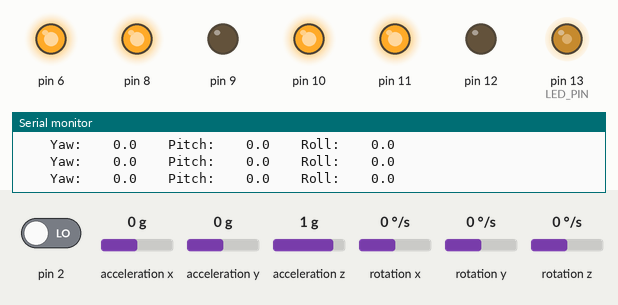
This sketch was run on a simulated Arduino Uno, built with avr-gcc and run on an emulated ATmega328P. Parts: output pins drawn as LEDs (lit = HIGH), the last lines printed to the serial monitor. The inputs (shaded band) are chosen by the test bench; at power-on: acceleration x 0 g, acceleration y 0 g, pin 2 LOW, rotation z 0 °/s, acceleration z 1 g, rotation x 0 °/s, rotation y 0 °/s. The sensor or clock chip raises its interrupt line as the real part does.

Above: at 2.7 s.
2.8 s: acceleration x set to 0.8 g
At 3.4 s:
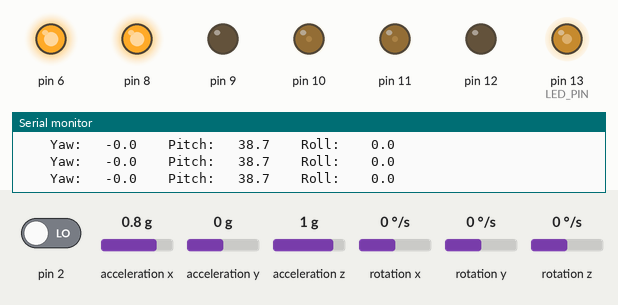
4.3 s: acceleration y set to -0.8 g
7.3 s: acceleration x set to -1.4 g
At 8.7 s:
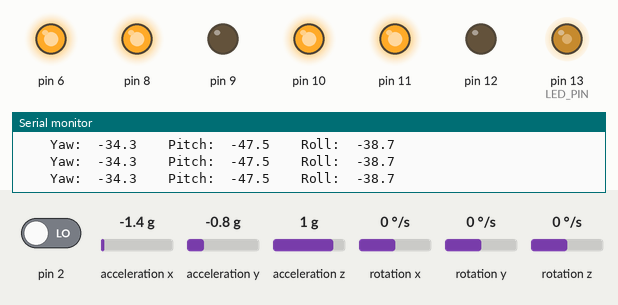
9.0 s: pin 2 driven HIGH
12.0 s: rotation z set to 192 °/s
15.0 s: acceleration z set to -0.8 g
Timing chart, 0 to 19.0 s (numbered marks = the images above; inputs shaded):
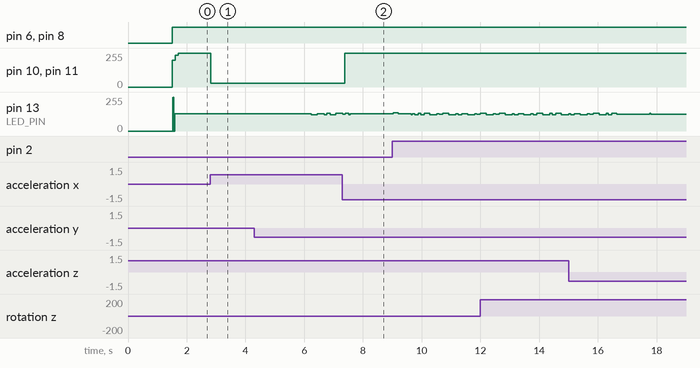

The sketch:

0805_notPID.ino
```cpp
#include "I2Cdev.h"
#include "MPU6050_6Axis_MotionApps20.h"
#include "Wire.h"
#include <PID_v1.h>
#include <LMotorController.h>

MPU6050 mpu;

#define DEBUG
#ifdef DEBUG
//#define DPRINT(args...)  Serial.print(args)             //OR use the following syntax:
#define DPRINTSTIMER(t)    for (static unsigned long SpamTimer; (unsigned long)(millis() - SpamTimer) >= (t); SpamTimer = millis())
#define  DPRINTSFN(StrSize,Name,...) {char S[StrSize];Serial.print("\t");Serial.print(Name);Serial.print(" "); Serial.print(dtostrf((float)__VA_ARGS__ ,S));}//StringSize,Name,Variable,Spaces,Percision
#define DPRINTLN(...)      Serial.println(__VA_ARGS__)
#else
#define DPRINTSTIMER(t)    if(false)
#define DPRINTSFN(...)     //blank line
#define DPRINTLN(...)      //blank line
#endif


#define LED_PIN 13 //

// supply your own gyro offsets here, scaled for min sensitivity use MPU6050_calibration.ino
// -4232  -706  1729  173 -94 37
//                       XA      YA      ZA      XG      YG      ZG
int MPUOffsets[6] = {  -4232,  -706,   1729,    173,    -94,     37};


// ================================================================
// ===                      i2c SETUP Items                     ===
// ================================================================
void i2cSetup() {
  // join I2C bus (I2Cdev library doesn't do this automatically)
#if I2CDEV_IMPLEMENTATION == I2CDEV_ARDUINO_WIRE
  Wire.begin();
  TWBR = 24; // 400kHz I2C clock (200kHz if CPU is 8MHz)
#elif I2CDEV_IMPLEMENTATION == I2CDEV_BUILTIN_FASTWIRE
  Fastwire::setup(400, true);
#endif
}

// ================================================================
// ===               INTERRUPT DETECTION ROUTINE                ===
// ================================================================
volatile bool mpuInterrupt = false;     // indicates whether MPU interrupt pin has gone high
void dmpDataReady() {
  mpuInterrupt = true;
}

// ================================================================
// ===                      MPU DMP SETUP                       ===
// ================================================================
int FifoAlive = 0; // tests if the interrupt is triggering
int IsAlive = -20;     // counts interrupt start at -20 to get 20+ good values before assuming connected
// MPU control/status vars
uint8_t mpuIntStatus;   // holds actual interrupt status byte from MPU
uint8_t devStatus;      // return status after each device operation (0 = success, !0 = error)
uint16_t packetSize;    // expected DMP packet size (default is 42 bytes)
uint16_t fifoCount;     // count of all bytes currently in FIFO
uint8_t fifoBuffer[64]; // FIFO storage buffer

// orientation/motion vars
Quaternion q;           // [w, x, y, z]         quaternion container
VectorInt16 aa;         // [x, y, z]            accel sensor measurements
VectorInt16 aaReal;     // [x, y, z]            gravity-free accel sensor measurements
VectorInt16 aaWorld;    // [x, y, z]            world-frame accel sensor measurements
VectorFloat gravity;    // [x, y, z]            gravity vector
float euler[3];         // [psi, theta, phi]    Euler angle container
float ypr[3];           // [yaw, pitch, roll]   yaw/pitch/roll container and gravity vector
byte StartUP = 100; // lets get 100 readings from the MPU before we start trusting them (Bot is not trying to balance at this point it is just starting up.)

void MPU6050Connect() {
  static int MPUInitCntr = 0;
  // initialize device
  mpu.initialize(); // same
  // load and configure the DMP
  devStatus = mpu.dmpInitialize();// same

  if (devStatus != 0) {
    // ERROR!
    // 1 = initial memory load failed
    // 2 = DMP configuration updates failed
    // (if it's going to break, usually the code will be 1)

    char * StatStr[5] { "No Error", "initial memory load failed", "DMP configuration updates failed", "3", "4"};

    MPUInitCntr++;

    Serial.print(F("MPU connection Try #"));
    Serial.println(MPUInitCntr);
    Serial.print(F("DMP Initialization failed (code "));
    Serial.print(StatStr[devStatus]);
    Serial.println(F(")"));

    if (MPUInitCntr >= 10) return; //only try 10 times
    delay(1000);
    MPU6050Connect(); // Lets try again
    return;
  }
  mpu.setXAccelOffset(MPUOffsets[0]);
  mpu.setYAccelOffset(MPUOffsets[1]);
  mpu.setZAccelOffset(MPUOffsets[2]);
  mpu.setXGyroOffset(MPUOffsets[3]);
  mpu.setYGyroOffset(MPUOffsets[4]);
  mpu.setZGyroOffset(MPUOffsets[5]);

  Serial.println(F("Enabling DMP..."));
  mpu.setDMPEnabled(true);
  // enable Arduino interrupt detection
  Serial.println(F("Enabling interrupt detection (Arduino external interrupt pin 2 on the Uno)..."));
  Serial.print("mpu.getInterruptDrive=  "); Serial.println(mpu.getInterruptDrive());
  attachInterrupt(0, dmpDataReady, RISING); //pin 2 on the Uno
  mpuIntStatus = mpu.getIntStatus(); // Same
  // get expected DMP packet size for later comparison
  packetSize = mpu.dmpGetFIFOPacketSize();
  delay(1000); // Let it Stabalize
  mpu.resetFIFO(); // Clear fifo buffer
  mpu.getIntStatus();
  mpuInterrupt = false; // wait for next interrupt
}

// ================================================================
// ===                    MPU DMP Get Data                      ===
// ================================================================
void GetDMP() { // Best version I have made so far
  // Serial.println(F("FIFO interrupt at:"));
  // Serial.println(micros());
  static unsigned long LastGoodPacketTime;
  mpuInterrupt = false;
  FifoAlive = 1;
  fifoCount = mpu.getFIFOCount();
  if ((!fifoCount) || (fifoCount % packetSize)) { // we have failed Reset and wait till next time!
    digitalWrite(LED_PIN, LOW); // lets turn off the blinking light so we can see we are failing.
    mpu.resetFIFO();// clear the buffer and start over
  } else {
    while (fifoCount  >= packetSize) { // Get the packets until we have the latest!
      mpu.getFIFOBytes(fifoBuffer, packetSize); // lets do the magic and get the data
      fifoCount -= packetSize;
    }
    LastGoodPacketTime = millis();
    MPUMath(); // <<<<<<<<<<<<<<<<<<<<<<<<<<<< On success MPUMath() <<<<<<<<<<<<<<<<<<<
    digitalWrite(LED_PIN, !digitalRead(LED_PIN)); // Blink the Light
  }
}


// ================================================================
// ===                        MPU Math                          ===
// ================================================================
float Yaw, Pitch, Roll;
void MPUMath() {
  mpu.dmpGetQuaternion(&q, fifoBuffer);
  mpu.dmpGetGravity(&gravity, &q);
  mpu.dmpGetYawPitchRoll(ypr, &q, &gravity);
  Yaw = (ypr[0] * 180.0 / M_PI);
  Pitch = (ypr[1] *  180.0 / M_PI);
  Roll = (ypr[2] *  180.0 / M_PI);
  DPRINTSTIMER(100) {
    DPRINTSFN(15, "\tYaw:", Yaw, 6, 1);
    DPRINTSFN(15, "\tPitch:", Pitch, 6, 1);
    DPRINTSFN(15, "\tRoll:", Roll, 6, 1);
    DPRINTLN();
  }
}

// ================================================================
// ===                         PID Setup                        ===
// ================================================================
double Setpoint=4, Input, Output;
double movingAngleOffset = 0.3;
double aggKp=40, aggKi=100, aggKd=0.8;
double consKp=40, consKi=100, consKd=0.8;

PID myPID(&Input, &Output, &Setpoint, consKp, consKi, consKd, DIRECT);

// ================================================================
// ===                       Motor Setup                        ===
// ================================================================
#define MIN_ABS_SPEED 30                  // 모터의 최저속도를 설정합니다.   0 ~ 255 값 중 선택

// 모터 제어용 변수 선언
// EnA, EnB는 속도제어용(pwm), IN1,2,3,4는 방향제어용 핀입니다
int ENA = 10;
int IN1 = 12;
int IN2 = 6;
int IN3 = 9;
int IN4 = 8;
int ENB = 11;

LMotorController motorController(ENA, IN2, IN1, ENB, IN4, IN3, 1, 1);

// ================================================================
// ===                         Setup                            ===
// ================================================================
void setup() {
  Serial.begin(115200); //115200
  while (!Serial);
  Serial.println("i2cSetup");
  i2cSetup();
  Serial.println("MPU6050Connect");
  MPU6050Connect();
  Serial.println("Setup complete");
  pinMode(LED_PIN, OUTPUT);

  // Input(initial is original Pitch)
  Input = Pitch;

  // PID on
  myPID.SetMode(AUTOMATIC);

}
// ================================================================
// ===                          Loop                            ===
// ================================================================
void loop() {
  if (mpuInterrupt ) { // wait for MPU interrupt or extra packet(s) available
    GetDMP();
  }

  Input = Pitch;

  double gap = abs(Setpoint - Input);
  if(gap<10)
  {  //we're close to setpoint, use conservative tuning parameters
    myPID.SetTunings(consKp, consKi, consKd);
  }
  else
  {
     //we're far from setpoint, use aggressive(적극적인) tuning parameters
     myPID.SetTunings(aggKp, aggKi, aggKd);
  }

  myPID.Compute();
  motorController.move(Output, MIN_ABS_SPEED); // pid 연산으로 나온 output 값을 motorController로 전송합니다. (모터제어)

}
```

Measured:
- after the input at 2.8 s, pin 10, pin 11: 255/255 → 30/255 at once
- after the input at 7.3 s, pin 10, pin 11: 30/255 → 255/255 after 0.08 s
